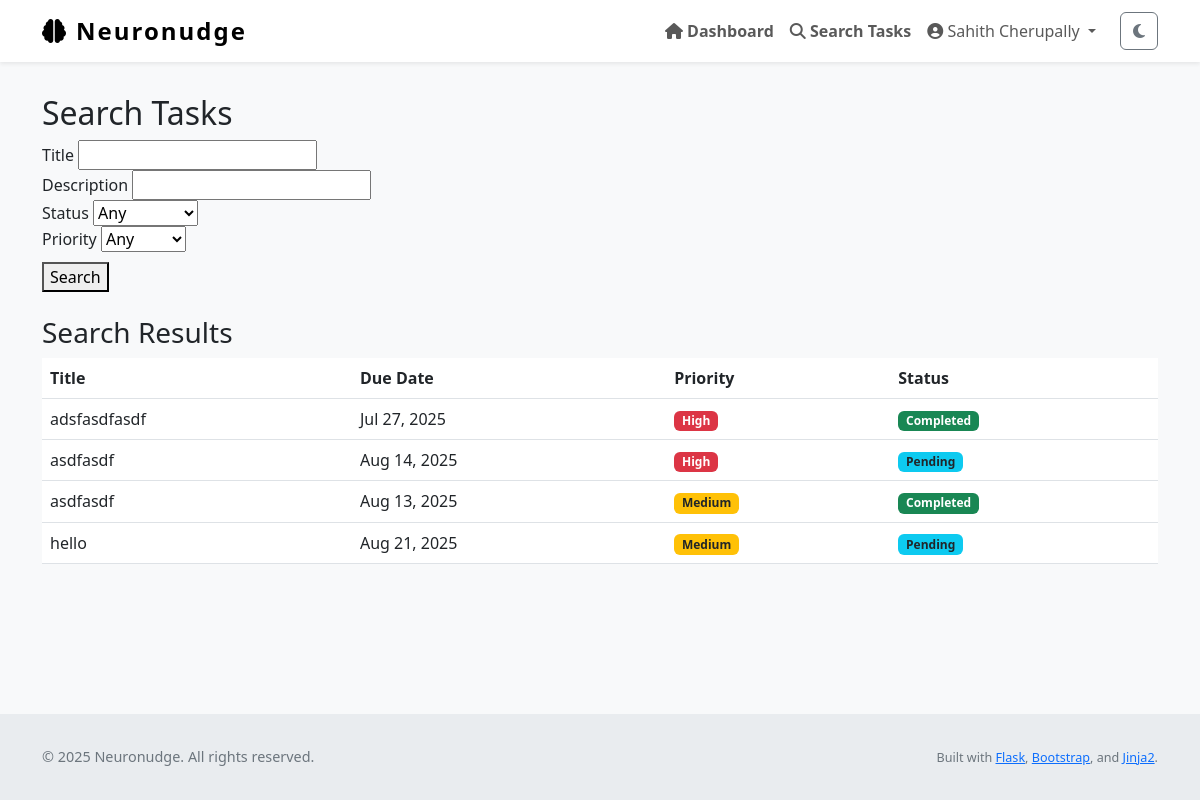
/tasks/search (signed in), run on an earlier commit of the app's database.
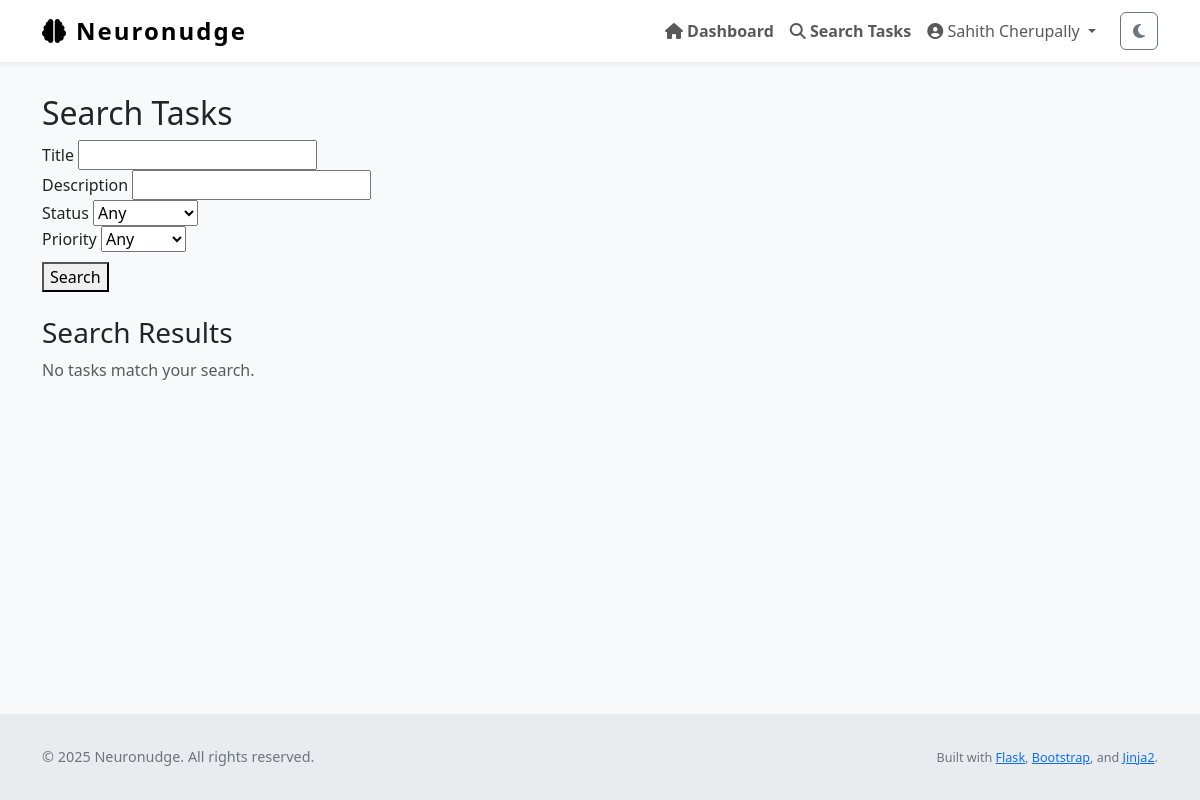
And on a later commit of the database.
### Neuronudge/models.py (models this page shows, shortened)
class Task(db.Model):
    id = db.Column(db.Integer, primary_key=True)
    title = db.Column(db.String(255), nullable=False)
    description = db.Column(db.Text, nullable=False)
    due_date = db.Column(db.DateTime)
    completed = db.Column(db.Boolean, default=False)
    priority = db.Column(db.Integer, default=3)         # 1 = high, 2 = med, 3 = low
    reminder_set = db.Column(db.Boolean, default=False)
    created_at = db.Column(db.DateTime, default=datetime.utcnow)
    updated_at = db.Column(db.DateTime, default=datetime.utcnow, onupdate=datetime.utcnow)
    user_id = db.Column(db.Integer, db.ForeignKey('user.id'), nullable=False)

### Neuronudge/views.py (the view)
@views.route('/tasks/search', methods=['GET', 'POST'])
@login_required
def task_search():
    title = request.args.get('title', '').strip()
    description = request.args.get('description', '').strip()
    completed = request.args.get('completed', 'any')
    priority = request.args.get('priority', 'any')
    query = Task.query.filter_by(user_id=current_user.id)
    if title:
        query = query.filter(Task.title.ilike(f'%{title}%'))
    if description:
        query = query.filter(Task.description.ilike(f'%{description}%'))
    if completed in ['true', 'false']:
        query = query.filter_by(completed=(completed == 'true'))
    if priority in ['1', '2', '3']:
        query = query.filter_by(priority=int(priority))
    results = query.order_by(Task.priority.asc(), Task.due_date.asc().nulls_last()).all()
    return render_template('task_search.html', results=results)

### Neuronudge/templates/task_search.html (shortened to what this page needs)
{% extends "layout.html" %}
{% block content %}
<h2>Search Tasks</h2>
<form method="GET" action="{{ url_for('views.task_search') }}" role="search">
    <div>
        <label for="title">Title</label>
        <input type="text" name="title" id="title" value="{{ request.args.get('title', '') }}">
    </div>
    <div>
        <label for="description">Description</label>
        <input type="text" name="description" id="description" value="{{ request.args.get('description', '') }}">
    </div>
    <div>
        <label for="completed">Status</label>
        <select name="completed" id="completed">
            <option value="any" {% if request.args.get('completed') == 'any' %}selected{% endif %}>Any</option>
        </select>
    </div>
    <div>
        <label for="priority">Priority</label>
        <select name="priority" id="priority">
            <option value="any" {% if request.args.get('priority') == 'any' %}selected{% endif %}>Any</option>
        </select>
    </div>
    <div style="margin-top: 10px;">
        <button type="submit">Search</button>
    </div>
</form>
{% if results is defined %}
    <h3 class="mt-4">Search Results</h3>
    {% if results %}
        <table class="table table-hover">
            <thead>
                <tr>
                    <th>Title</th>
                    <th>Due Date</th>
                    <th>Priority</th>
                    <th>Status</th>
                </tr>
            </thead>
            <tbody>
                {% for task in results %}
                <tr>
                    <td>{{ task.title }}</td>
                    <td>{{ task.due_date.strftime('%b %d, %Y') if task.due_date else 'No due date' }}</td>
                    <td>
                        {% if task.priority == 1 %}<span class="badge bg-danger">High</span>
                        {% elif task.priority == 2 %}<span class="badge bg-warning text-dark">Medium</span>
                        {% elif task.priority == 3 %}<span class="badge bg-secondary">Low</span>
                        {% endif %}
                    </td>
                    <td>
                        {% if task.completed %}
                            <span class="badge bg-success">Completed</span>
                        {% else %}
                            <span class="badge bg-info text-dark">Pending</span>
                        {% endif %}
                    </td>
                </tr>
                {% endfor %}
            </tbody>
        </table>
    {% else %}
        <p class="text-muted">No tasks match your search.</p>
    {% endif %}
{% endif %}
{% endblock %}

What changed in the data, as far as the page shows it:
no longer on this page (row edited): Task: title "adsfasdfasdf", due_date "Jul 27, 2025", priority "High", completed "Completed"
no longer on this page (row edited): Task: title "asdfasdf", due_date "Aug 14, 2025", priority "High", completed "Pending"
removed Task: title "asdfasdf", due_date "Aug 13, 2025", priority "Medium", completed "Completed"
removed Task: title "hello", due_date "Aug 21, 2025", priority "Medium", completed "Pending"
Also different on the page:
text no longer shown: "Title Due Date Priority Status"
text now shown: "No tasks match your search."
